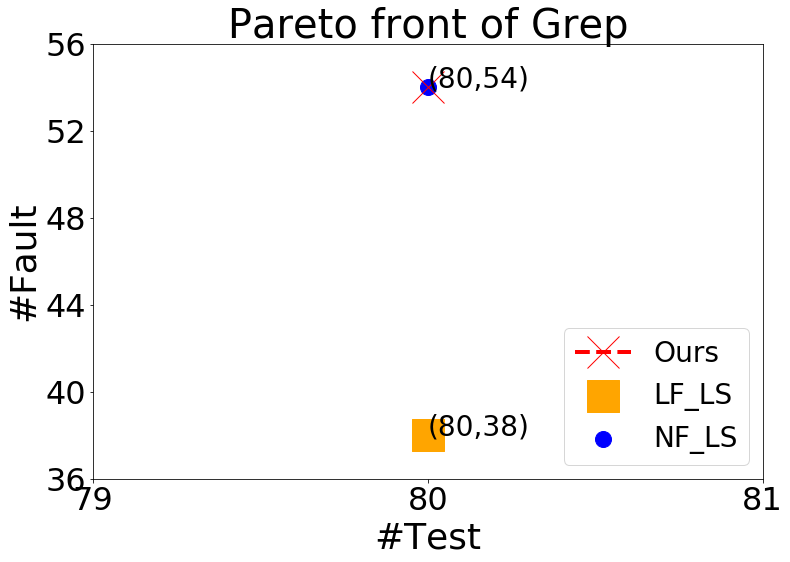

Recreate this plot in Python.
# -*- coding: utf-8 -*-
"""
Created on Fri Dec  7 20:53:57 2018

@author: allen
"""

import matplotlib.pyplot as plt
import numpy as np 

LFLS_x = [80]
LFLS_y = [38]
#NFNS_x = [17]
#NFNS_y = [15]
NFLS_x = [80]
NFLS_y = [54]
Ours_x= [80]
Ours_y= [54]

params = {'figure.figsize': '12, 8','font.size':'28', 'axes.titlesize':'40',  'lines.markersize': '32','axes.labelsize': '36','xtick.labelsize': '32','ytick.labelsize': '32', 'lines.linewidth': '4',
'legend.fontsize': '28'}  # set figure size }
plt.rcParams.update(params)
plt.plot(Ours_x,Ours_y,linestyle='--', marker='x', color='r')
plt.scatter(LFLS_x,LFLS_y, marker='s', color='orange')
#plt.scatter(NFNS_x,NFNS_y, marker='^', color='g')
plt.scatter(NFLS_x,NFLS_y, marker='.', color='b')

for a,b in zip(Ours_x, Ours_y): 
    plt.annotate('('+str(a)+','+str(b)+')',xy=(a,b))
for a,b in zip(LFLS_x, LFLS_y): 
    plt.annotate('('+str(a)+','+str(b)+')',xy=(a,b))
plt.legend(['Ours','LF_LS','NF_LS'], loc='lower right')
plt.title("Pareto front of Grep")
plt.xlabel("#Test")
plt.ylabel("#Fault")
my_x_ticks = np.arange(79, 82, 1) #显示范围为-5至5，每0.5显示一刻度
my_y_ticks = np.arange(36, 57, 4) #显示范围为-2至2，每0.2显示一刻度
plt.xticks(my_x_ticks)
plt.yticks(my_y_ticks)
           
fig = plt.gcf()
plt.show()
fig.set_size_inches(7,5)
fig.savefig('var_bi_grep_plot.png')
